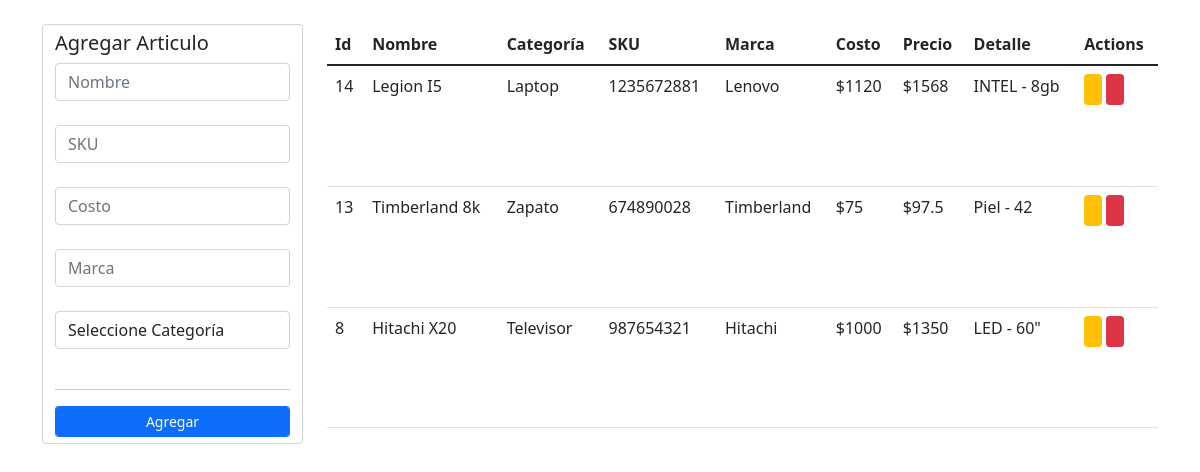
The page / on the database its author committed.
### tables this page shows
CREATE TABLE `article` (
  `id` int(11) unsigned NOT NULL AUTO_INCREMENT,
  `nombre` varchar(255) DEFAULT NULL,
  `costo` varchar(255) DEFAULT NULL,
  `sku` varchar(255) DEFAULT '',
  `marca` varchar(255) DEFAULT NULL,
  `categoria` varchar(255) DEFAULT NULL,
  `detail_1` varchar(255) DEFAULT NULL,
  `detail_2` varchar(255) DEFAULT NULL,
  PRIMARY KEY (`id`)
);

### inc/class.crud.article.php (called while the page is built, shortened)
<?php
	class ARTICLE{
		public function read($link){
			$sql = "SELECT * FROM article ORDER BY id DESC";
            $sq = mysqli_query($link, $sql);
    		return $sq;
    	}
        public function price($type, $costo){
            switch($type){
                case 'televisor':
                    $televisor = new televisor;
                    $precio = $televisor->precio($costo);
                break;
                case 'zapato':
                    $zapato = new zapato;
                    $precio = $zapato->precio($costo);
                break;
                case 'laptop':
                    $laptop = new laptop;
                    $precio = $laptop->precio($costo);
                break;
            }
            return $precio;
        }
	}
class televisor extends ARTICLE{
    public function precio($costo){
        $precio = $costo*1.35;
        return $precio;
    }
}
class zapato extends ARTICLE{
    public function precio($costo){
        $precio = $costo*1.30;
        return $precio;
    }
}
class laptop extends ARTICLE{
    public function precio($costo){
        $precio = $costo*1.40;
        return $precio;
    }
}
?>

### index.php (the view, shortened to what this page needs)
<?php
    include_once('inc/dbconfig.php');
    include_once('inc/class.crud.article.php');
    $article = new ARTICLE();
    $results = $article->read($link);
?>
<?php include_once('includes/head.php');?>
<body>
    <div class="container mt-4">
        <div class="row my-auto">
            <div class="col-3">
                <form action="" method="post" class="form-control">
                    <?php if($_POST['action']=="update"){?><h5>Actualizar Articulo</h5><?php }else{?><h5>Agregar Articulo</h5><?php }?>
                    <input type="text" class="form-control" placeholder="Nombre" required name="nombre" value="<?=$articleDetails['nombre']?>"><br>
                    <input type="text" class="form-control" placeholder="SKU" required name="sku" value="<?=$articleDetails['sku']?>"><br>
                    <input type="text" class="form-control" placeholder="Costo" required name="costo" value="<?=$articleDetails['costo']?>"><br>
                    <input type="marca" class="form-control" placeholder="Marca" required name="marca" value="<?=$articleDetails['marca']?>"><br>
                    <select name="categoria" class="form-control" onchange="showDetails(this)">
                        <option>Seleccione Categoría</option>
                    </select><br>
                    <hr>
                    <?php if($_POST['action']=="update" || $_POST['action']=="updateOk" ){?>
                        <input type="hidden" name="action" value="updateOk">
                        <input type="hidden" name="id" value="<?=$articleDetails['id']?>">
                        <button class="btn btn-primary form-control btn-sm">Actualizar</button>
                        <a href="./" class="btn btn-warning form-control btn-sm mt-3">Limpiar / Nuevo</a>
                    <?php }else{?>
                        <button class="btn btn-primary form-control btn-sm">Agregar</button>
                    <?php }?>
                </form>
            </div>
            <div class="col-9 d-flex justify-content-center s">
                <table class="table">
                    <thead>
                        <tr>
                            <th>Id</th>
                            <th>Nombre</th>
                            <th>Categoría</th>
                            <th>SKU</th>
                            <th>Marca</th>
                            <th>Costo</th>
                            <th>Precio</th>
                            <th>Detalle</th>
                            <th>Actions</th>
                        </tr>
                    </thead>
                    <tbody>
                        <?php
                            while($result = mysqli_fetch_array($results)){
                            $precio = $article->price($result['categoria'], $result['costo']);
                        ?>
                            <tr>
                                <td><?=$result['id']?></td>
                                <td><?=ucwords($result['nombre'])?></td>
                                <td><?=ucwords($result['categoria'])?></td>
                                <td><?=$result['sku']?></td>
                                <td><?=ucwords($result['marca'])?></td>
                                <td>$<?=$result['costo']?></td>
                                <td>$<?=$precio?></td>
                                <td><?=$result['detail_1']?> - <?=$result['detail_2']?></td>
                                <td>
                                    <form method="post" class="d-inline-flex">
                                        <button type="submit" class="btn btn-warning btn-sm" onclick="return confirm('¿Desea modificar... ?')">
                                        </button>
                                    </form>
                                    <form method="post" class="d-inline-flex">
                                        <button type="submit" class="btn btn-danger btn-sm" onclick="return confirm('¿Desea eliminar... ?')">
                                        </button>
                                    </form>
                                </td>
                            </tr>
                        <?php }?>
                </table>
            </div>
        </div>
    </div>
</body>
</html>

### includes/head.php (shortened to what this page needs)
<!DOCTYPE html>
<html lang="en">
<head>
    <link href="https://cdn.jsdelivr.net/npm/bootstrap@5.1.3/dist/css/bootstrap.min.css" rel="stylesheet">
    <link href="https://netdna.bootstrapcdn.com/font-awesome/3.2.1/css/font-awesome.css" rel="stylesheet">
</head>

### rows shown on the page
article: id "14", nombre "Legion I5", categoria "Laptop", sku "1235672881", marca "Lenovo", costo "1120", precio "1568", detail_1 "INTEL", detail_2 "8gb"
article: id "13", nombre "Timberland 8k", categoria "Zapato", sku "674890028", marca "Timberland", costo "75", precio "97.5", detail_1 "Piel", detail_2 "42"
article: id "8", nombre "Hitachi X20", categoria "Televisor", sku "987654321", marca "Hitachi", costo "1000", precio "1350", detail_1 "LED", detail_2 "60\""
